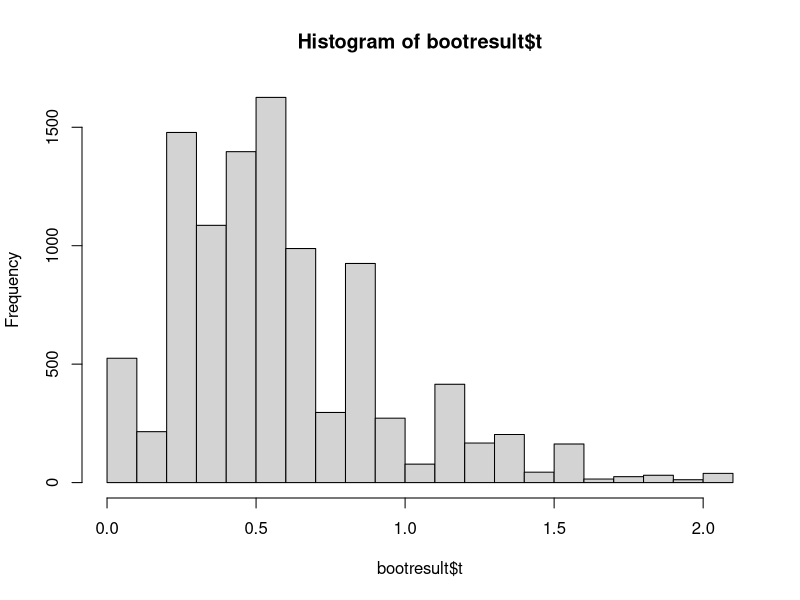
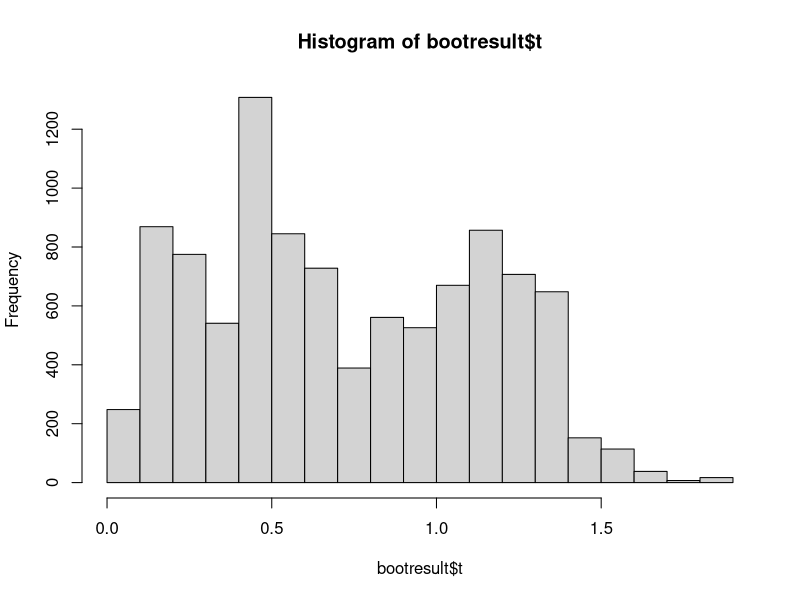
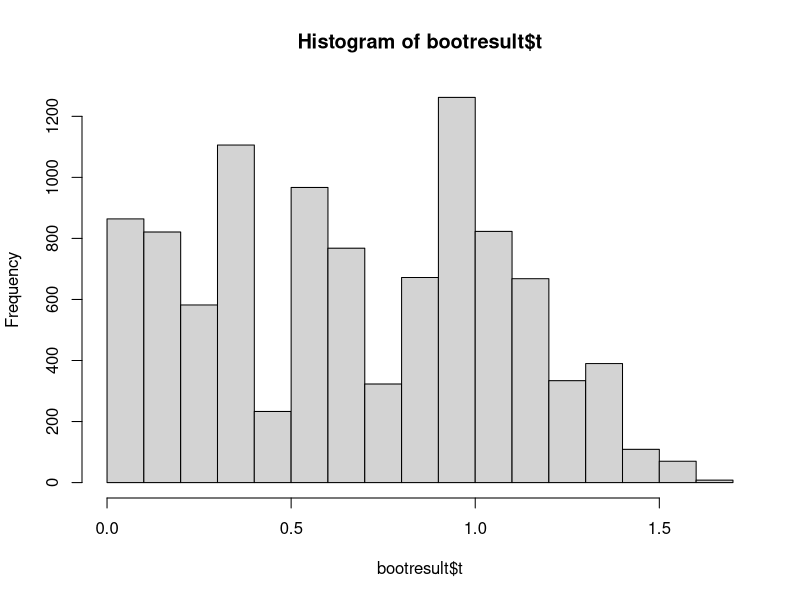
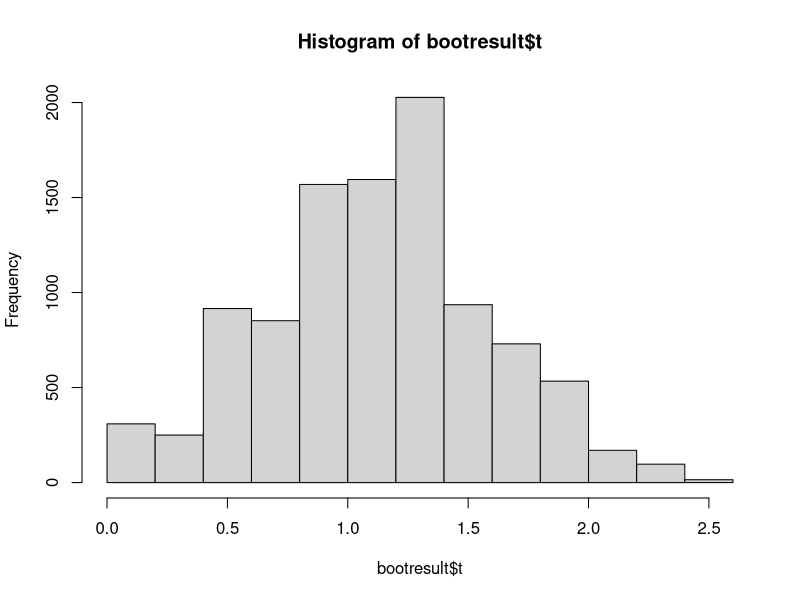
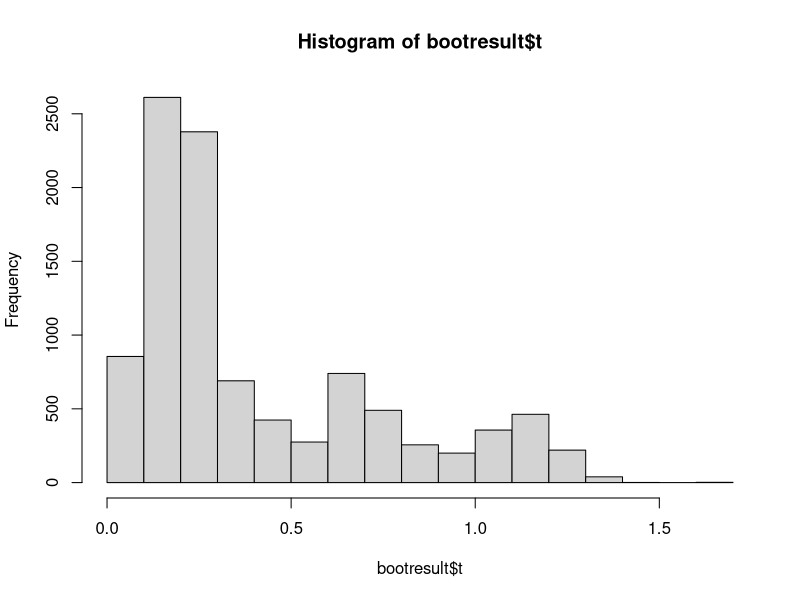
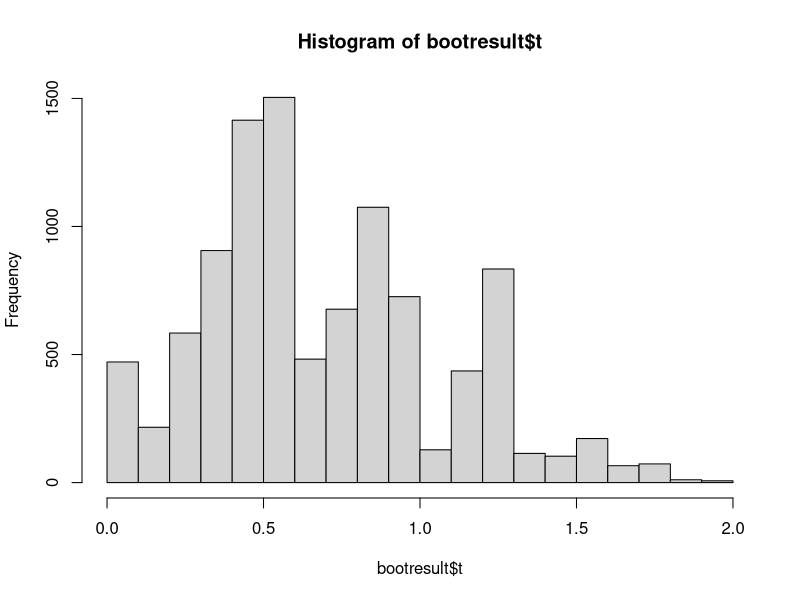
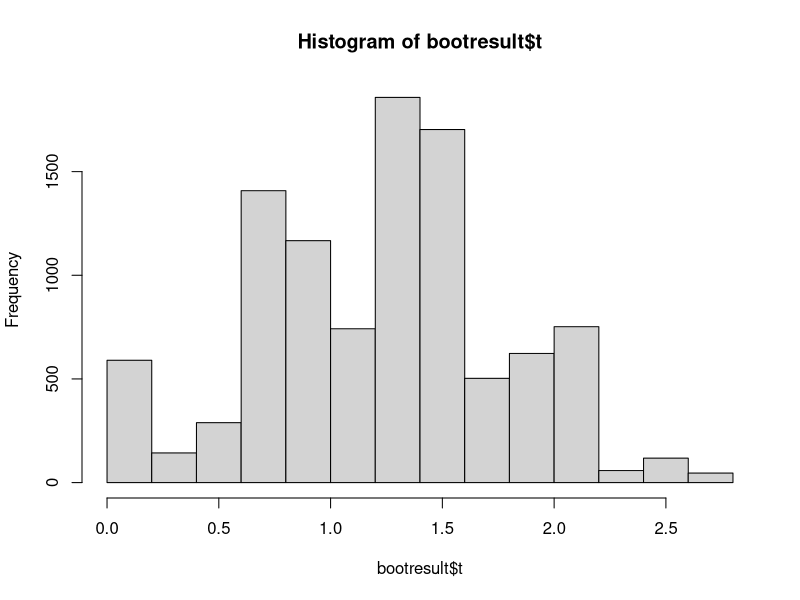
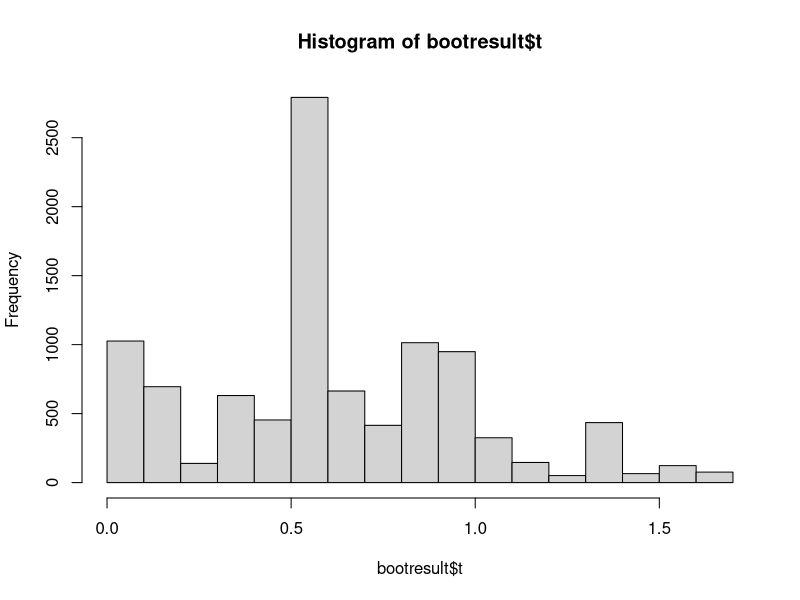

R code for these plots, in order: (Note: a time limit stopped this script after it produced the figures.)
library ('boot')
#shape1<-20
#shape2<-1.5
#distr<-rbeta(10^7,shape1=shape1,shape2=shape2)
#mu<-shape1/(shape1+shape2)
#sigma<-sqrt(shape1*shape2/((shape1+shape2)^2*(shape1+shape2+1)))
#hist(distr)
mu<-0
sigma<-1
Nboot<-10000
Nreboot<-10000
qsd.perc<-numeric(Nreboot)
qsd.bca<-numeric(Nreboot)
qsd.max<-numeric(Nreboot)
c.moresigma<-numeric(Nreboot)
std<-function(data,i)
{
  return(mad(data[i]))
}
a<-8
b<-10
c<-15
d<-17
e<-25
f<-50
g<-150
h<-0
reliability.perc<-numeric(a+b+c+d+e+f+h)
reliability.bca<-numeric(a+b+c+d+e+f+h)
reliability.max<-numeric(a+b+c+d+e+f+h)
sd.qsd.max<-numeric(a+b+c+d+e+f+h)
msg<-numeric(a+b+c+d+e+f+h)
ptm <- proc.time()# timer start
for (c in c(a,b,c,d,e,f,g))
{
for (k in 1:Nreboot)
  {
  x<-rnorm(c,mu,sigma)
  #x<-rbeta(8,shape1=shape1,shape2=shape2)
  bootresult<-boot(x,std,R=Nboot)
  U.bca<-boot.ci(bootresult, conf = 0.90,type='bca')$bca[5]
  U.perc<-boot.ci(bootresult, conf = 0.90,type='perc')$perc[5]
  qsd.bca[k]<-U.bca
  qsd.perc[k]<-U.perc
  qsd.max[k]<-max(bootresult$t)
  c.moresigma[k]<-length(bootresult$t[bootresult$t>sigma])/Nboot
  if (k<=10)
  hist(bootresult$t)
}
reliability.perc[c]<-length(qsd.perc[qsd.perc<sigma])/Nreboot
reliability.bca[c]<-length(qsd.bca[qsd.bca<sigma])/Nreboot
reliability.max[c]<-length(qsd.max[qsd.max<sigma])/Nreboot
sd.qsd.max[c]<-sd(qsd.max)
msg[c]<-1-quantile(c.moresigma,0.05)
}
proc.time() - ptm #timer stop
msg[msg!=0]
reliability.perc[reliability.perc!=0]
reliability.bca[reliability.bca!=0]
reliability.max[reliability.max!=0]
sd.qsd.max[sd.qsd.max!=0]
hist(qsd.bca)
hist(qsd.max)
